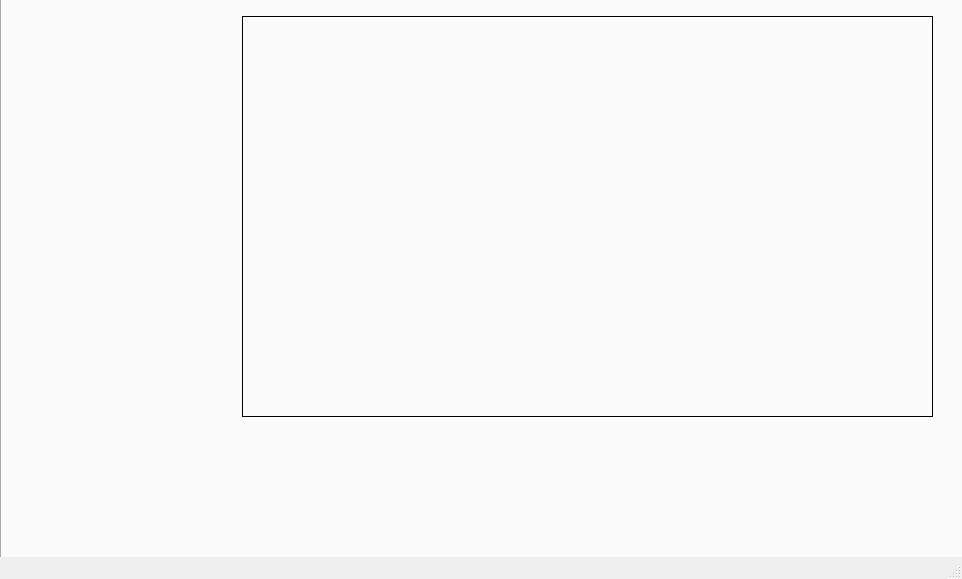
<?xml version="1.0" encoding="UTF-8"?>
<ui version="4.0">
 <class>MainWindow</class>
 <widget class="QMainWindow" name="MainWindow">
  <property name="geometry">
   <rect>
    <x>0</x>
    <y>0</y>
    <width>962</width>
    <height>579</height>
   </rect>
  </property>
  <property name="windowTitle">
   <string>MainWindow</string>
  </property>
  <widget class="QWidget" name="centralwidget">
   <widget class="QTabWidget" name="tabWidget">
    <property name="geometry">
     <rect>
      <x>0</x>
      <y>-30</y>
      <width>971</width>
      <height>591</height>
     </rect>
    </property>
    <property name="currentIndex">
     <number>1</number>
    </property>
    <widget class="QWidget" name="tab">
     <attribute name="title">
      <string>Tab 1</string>
     </attribute>
     <widget class="QLabel" name="label">
      <property name="geometry">
       <rect>
        <x>0</x>
        <y>0</y>
        <width>961</width>
        <height>541</height>
       </rect>
      </property>
      <property name="text">
       <string/>
      </property>
      <property name="pixmap">
       <pixmap>1.png</pixmap>
      </property>
     </widget>
     <widget class="QPushButton" name="MAIN_CLOSE">
      <property name="geometry">
       <rect>
        <x>530</x>
        <y>460</y>
        <width>81</width>
        <height>41</height>
       </rect>
      </property>
      <property name="font">
       <font>
        <family>Segoe UI</family>
        <weight>75</weight>
        <bold>true</bold>
       </font>
      </property>
      <property name="styleSheet">
       <string notr="true">QPushButton#MAIN_CLOSE{
	background-color: rgba(0, 0, 0, 0); /* Transparent background */
    border: none; /* No border */
    color: transparent; /* Transparent text color */
}

QPushButton#MAIN_CLOSE:hover{
	background-color: rgba(0, 0, 0, 0); /* Transparent background */
    border: none; /* No border */
    color: transparent; /* Transparent text color */
}</string>
      </property>
      <property name="text">
       <string/>
      </property>
     </widget>
     <widget class="QPushButton" name="MAIN_LOGIN">
      <property name="enabled">
       <bool>true</bool>
      </property>
      <property name="geometry">
       <rect>
        <x>350</x>
        <y>480</y>
        <width>71</width>
        <height>21</height>
       </rect>
      </property>
      <property name="palette">
       <palette>
        <active>
         <colorrole role="WindowText">
          <brush brushstyle="SolidPattern">
           <color alpha="0">
            <red>0</red>
            <green>0</green>
            <blue>0</blue>
           </color>
          </brush>
         </colorrole>
         <colorrole role="Button">
          <brush brushstyle="SolidPattern">
           <color alpha="0">
            <red>0</red>
            <green>0</green>
            <blue>0</blue>
           </color>
          </brush>
         </colorrole>
         <colorrole role="Text">
          <brush brushstyle="SolidPattern">
           <color alpha="0">
            <red>0</red>
            <green>0</green>
            <blue>0</blue>
           </color>
          </brush>
         </colorrole>
         <colorrole role="ButtonText">
          <brush brushstyle="SolidPattern">
           <color alpha="0">
            <red>0</red>
            <green>0</green>
            <blue>0</blue>
           </color>
          </brush>
         </colorrole>
         <colorrole role="Base">
          <brush brushstyle="SolidPattern">
           <color alpha="0">
            <red>0</red>
            <green>0</green>
            <blue>0</blue>
           </color>
          </brush>
         </colorrole>
         <colorrole role="Window">
          <brush brushstyle="SolidPattern">
           <color alpha="0">
            <red>0</red>
            <green>0</green>
            <blue>0</blue>
           </color>
          </brush>
         </colorrole>
        </active>
        <inactive>
         <colorrole role="WindowText">
          <brush brushstyle="SolidPattern">
           <color alpha="0">
            <red>0</red>
            <green>0</green>
            <blue>0</blue>
           </color>
          </brush>
         </colorrole>
         <colorrole role="Button">
          <brush brushstyle="SolidPattern">
           <color alpha="0">
            <red>0</red>
            <green>0</green>
            <blue>0</blue>
           </color>
          </brush>
         </colorrole>
         <colorrole role="Text">
          <brush brushstyle="SolidPattern">
           <color alpha="0">
            <red>0</red>
            <green>0</green>
            <blue>0</blue>
           </color>
          </brush>
         </colorrole>
         <colorrole role="ButtonText">
          <brush brushstyle="SolidPattern">
           <color alpha="0">
            <red>0</red>
            <green>0</green>
            <blue>0</blue>
           </color>
          </brush>
         </colorrole>
         <colorrole role="Base">
          <brush brushstyle="SolidPattern">
           <color alpha="0">
            <red>0</red>
            <green>0</green>
            <blue>0</blue>
           </color>
          </brush>
         </colorrole>
         <colorrole role="Window">
          <brush brushstyle="SolidPattern">
           <color alpha="0">
            <red>0</red>
            <green>0</green>
            <blue>0</blue>
           </color>
          </brush>
         </colorrole>
        </inactive>
        <disabled>
         <colorrole role="WindowText">
          <brush brushstyle="SolidPattern">
           <color alpha="0">
            <red>0</red>
            <green>0</green>
            <blue>0</blue>
           </color>
          </brush>
         </colorrole>
         <colorrole role="Button">
          <brush brushstyle="SolidPattern">
           <color alpha="0">
            <red>0</red>
            <green>0</green>
            <blue>0</blue>
           </color>
          </brush>
         </colorrole>
         <colorrole role="Text">
          <brush brushstyle="SolidPattern">
           <color alpha="0">
            <red>0</red>
            <green>0</green>
            <blue>0</blue>
           </color>
          </brush>
         </colorrole>
         <colorrole role="ButtonText">
          <brush brushstyle="SolidPattern">
           <color alpha="0">
            <red>0</red>
            <green>0</green>
            <blue>0</blue>
           </color>
          </brush>
         </colorrole>
         <colorrole role="Base">
          <brush brushstyle="SolidPattern">
           <color alpha="0">
            <red>0</red>
            <green>0</green>
            <blue>0</blue>
           </color>
          </brush>
         </colorrole>
         <colorrole role="Window">
          <brush brushstyle="SolidPattern">
           <color alpha="0">
            <red>0</red>
            <green>0</green>
            <blue>0</blue>
           </color>
          </brush>
         </colorrole>
        </disabled>
       </palette>
      </property>
      <property name="font">
       <font>
        <family>Sans Serif Collection</family>
       </font>
      </property>
      <property name="acceptDrops">
       <bool>false</bool>
      </property>
      <property name="statusTip">
       <string/>
      </property>
      <property name="layoutDirection">
       <enum>Qt::LeftToRight</enum>
      </property>
      <property name="autoFillBackground">
       <bool>false</bool>
      </property>
      <property name="styleSheet">
       <string notr="true">QPushButton#MAIN_LOGIN{
	background-color: rgba(0, 0, 0, 0); /* Transparent background */
    border: none; /* No border */
    color: transparent; /* Transparent text color */
}

QPushButton#MAIN_LOGIN:hover{
	background-color: rgba(0, 0, 0, 0); /* Transparent background */
    border: none; /* No border */
    color: transparent; /* Transparent text color */
}</string>
      </property>
      <property name="text">
       <string/>
      </property>
      <property name="checkable">
       <bool>false</bool>
      </property>
     </widget>
     <widget class="QLineEdit" name="PASSWORD">
      <property name="geometry">
       <rect>
        <x>390</x>
        <y>390</y>
        <width>171</width>
        <height>21</height>
       </rect>
      </property>
      <property name="font">
       <font>
        <family>Montserrat SemiBold</family>
        <weight>75</weight>
        <bold>true</bold>
       </font>
      </property>
      <property name="autoFillBackground">
       <bool>false</bool>
      </property>
      <property name="styleSheet">
       <string notr="true">QLineEdit#PASSWORD{
	background-color: rgb(255, 255, 255)
	border-radius: 5px;
	color: rgb(0, 0, 0);
}

QLineEdit#PASSWORD:hover{
	background-color: rgb(255, 255, 255);
	border-radius: 5px;
	color: rgb(0, 0, 0);
}</string>
      </property>
      <property name="text">
       <string/>
      </property>
      <property name="echoMode">
       <enum>QLineEdit::Password</enum>
      </property>
      <property name="alignment">
       <set>Qt::AlignCenter</set>
      </property>
      <property name="placeholderText">
       <string/>
      </property>
     </widget>
     <widget class="QLineEdit" name="USERNAME">
      <property name="geometry">
       <rect>
        <x>390</x>
        <y>310</y>
        <width>171</width>
        <height>21</height>
       </rect>
      </property>
      <property name="palette">
       <palette>
        <active/>
        <inactive/>
        <disabled/>
       </palette>
      </property>
      <property name="font">
       <font>
        <family>Montserrat SemiBold</family>
        <pointsize>8</pointsize>
        <weight>75</weight>
        <bold>true</bold>
       </font>
      </property>
      <property name="styleSheet">
       <string notr="true">QLineEdit#USERNAME{
	background-color: rgb(255, 255, 255)
	border-radius: 5px;
	color: rgb(0, 0, 0);
}

QLineEdit#USERNAME:hover{
	background-color: rgb(255, 255, 255)
	border-radius: 5px;
	color: rgb(0, 0, 0);
}</string>
      </property>
      <property name="text">
       <string/>
      </property>
      <property name="alignment">
       <set>Qt::AlignCenter</set>
      </property>
     </widget>
    </widget>
    <widget class="QWidget" name="tab_2">
     <attribute name="title">
      <string>Tab 2</string>
     </attribute>
     <widget class="QLabel" name="label_2">
      <property name="geometry">
       <rect>
        <x>0</x>
        <y>0</y>
        <width>961</width>
        <height>551</height>
       </rect>
      </property>
      <property name="text">
       <string/>
      </property>
      <property name="pixmap">
       <pixmap>3.png</pixmap>
      </property>
     </widget>
     <widget class="QLabel" name="display">
      <property name="geometry">
       <rect>
        <x>240</x>
        <y>20</y>
        <width>691</width>
        <height>401</height>
       </rect>
      </property>
      <property name="frameShape">
       <enum>QFrame::Box</enum>
      </property>
      <property name="text">
       <string/>
      </property>
     </widget>
     <widget class="QPushButton" name="BACK">
      <property name="geometry">
       <rect>
        <x>50</x>
        <y>330</y>
        <width>151</width>
        <height>61</height>
       </rect>
      </property>
      <property name="styleSheet">
       <string notr="true">    background-color: rgba(0, 0, 0, 0); /* Transparent background */
    border: none; /* No border */
    color: transparent; /* Transparent text color */
</string>
      </property>
      <property name="text">
       <string/>
      </property>
     </widget>
     <widget class="QPushButton" name="START">
      <property name="geometry">
       <rect>
        <x>50</x>
        <y>130</y>
        <width>151</width>
        <height>61</height>
       </rect>
      </property>
      <property name="styleSheet">
       <string notr="true">    background-color: rgba(0, 0, 0, 0); /* Transparent background */
    border: none; /* No border */
    color: transparent; /* Transparent text color */
</string>
      </property>
      <property name="text">
       <string/>
      </property>
     </widget>
     <widget class="QPushButton" name="PREVIOUS">
      <property name="geometry">
       <rect>
        <x>590</x>
        <y>440</y>
        <width>251</width>
        <height>61</height>
       </rect>
      </property>
      <property name="styleSheet">
       <string notr="true">    background-color: rgba(0, 0, 0, 0); /* Transparent background */
    border: none; /* No border */
    color: transparent; /* Transparent text color */
</string>
      </property>
      <property name="text">
       <string/>
      </property>
     </widget>
     <widget class="QPushButton" name="NEXT">
      <property name="geometry">
       <rect>
        <x>330</x>
        <y>440</y>
        <width>151</width>
        <height>61</height>
       </rect>
      </property>
      <property name="styleSheet">
       <string notr="true">    background-color: rgba(0, 0, 0, 0); /* Transparent background */
    border: none; /* No border */
    color: transparent; /* Transparent text color */
</string>
      </property>
      <property name="text">
       <string/>
      </property>
     </widget>
    </widget>
   </widget>
  </widget>
  <widget class="QMenuBar" name="menubar">
   <property name="geometry">
    <rect>
     <x>0</x>
     <y>0</y>
     <width>962</width>
     <height>26</height>
    </rect>
   </property>
  </widget>
  <widget class="QStatusBar" name="statusbar"/>
 </widget>
 <resources/>
 <connections/>
</ui>
